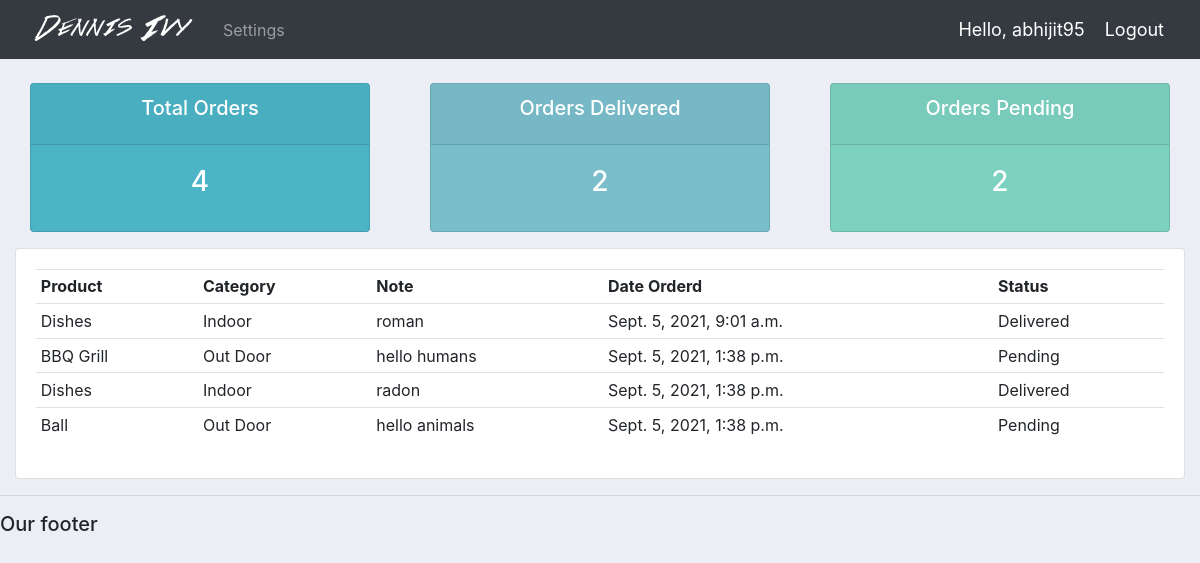
Page /user/ (signed in) on the committed database.
### basicapp/models.py (models this page shows)
class Order(models.Model):
    STATUS = (
        ('Pending','Pending'),
        ('Out for delivery','Out for delivery'),
        ('Delivered','Delivered'),
        )
    customer = models.ForeignKey(Customer , null=True , on_delete= models.SET_NULL)
    product = models.ForeignKey(Product , null=True , on_delete= models.SET_NULL)
    date_created = models.DateTimeField(auto_now_add=True, null=True)
    status = models.CharField(max_length=200, null=True, choices=STATUS)
    note = models.CharField(max_length=1000, null=True)
    def __str__(self):
        return self.product.name

class Product(models.Model):
    CATEGORY = (
                ('Indoor','Indoor'),
                ('Out Door','Out Door'),
                )
    name = models.CharField(max_length=200, null=True)
    price = models.FloatField(null=True)
    category = models.CharField(max_length=200,null=True,choices=CATEGORY)
    description = models.CharField(max_length=200, null=True, blank=True)
    date_created = models.DateTimeField(auto_now_add=True, null=True)
    tags = models.ManyToManyField(Tag)
    def __str__(self):
        return self.name

### basicapp/decorators.py (the view)
        def wrapper_func(request,*args,**kwargs):
            group = None
            if request.user.groups.exists():
                group = request.user.groups.all()[0].name
            if group in allowed_roles:
                return view_func(request,*args,**kwargs)
            else:
                return HttpResponse("You're not allowed to view this page")

### basicapp/views.py (called while the page is built)
@login_required(login_url='login')
@allowed_users(allowed_roles=['customer'])
def userPage(request):
	orders = request.user.customer.order_set.all()
	total_orders = orders.count()
	orders_delivered = orders.filter(status='Delivered').count()
	orders_pending = orders.filter(status='Pending').count()
	print('ORDERS:', orders)
	context = {'orders':orders, 'total_orders':total_orders,'orders_delivered':orders_delivered,'orders_pending':orders_pending}
	return render(request, 'basicapp/user.html', context)

### basicapp/templates/basicapp/user.html
{%  extends 'basicapp/main.html' %}
{% block content %}
{%  include 'basicapp/status.html' %}
<div class="row">
	<div class="col-md">
		<div class="card card-body">
			<table class="table table-sm">
				<tr>
					<th>Product</th>
					<th>Category</th>
					<th>Note</th>
					<th>Date Orderd</th>
					<th>Status</th>
				</tr>
				{% for order in orders %}
					<tr>
						<td>{{ order.product }}</td>
						<td>{{ order.product.category }}</td>
						<td>{{ order.note }}</td>
						<td>{{ order.date_created }}</td>
						<td>{{ order.status }}</td>
					</tr>
				{% endfor %}
			</table>
		</div>
	</div>
</div>
{% endblock content %}

### basicapp/templates/basicapp/navbar.html (shortened to what this page needs)
{% load static %}
<nav class="navbar navbar-expand-lg navbar-dark bg-dark">
  <img src="{% static 'images/logo.png' %}" alt="Gourab Sarkar">
  <div class="collapse navbar-collapse" id="navbarNav">
    <ul class="navbar-nav">
      {% if request.user.is_staff %}
        <li class="nav-item active">
          <a class="nav-link" href="{% url 'home' %}">Dashboard</a>
        </li>
        <li class="nav-item">
          <a class="nav-link" href="{% url 'products' %}">Products</a>
        </li>
        {% else %}
       <li class="nav-item">
        <a class="nav-link" href="{% url 'account' %}">Settings</a>
      </li>
      {% endif %}
    </ul>
  </div>
  <span class="vodor" >Hello, {{ request.user }}</span>
  <span ><a class="vodor" href="{% url 'logout' %}">Logout</a></span>
</nav>

### static/css/main.css (style rules this page uses)
body { background-color: #ebeff5; }

### basicapp/templates/basicapp/navbar.html (style rules this page uses)
.vodor { font-size: 18px; color: #fff; margin-right: 20px; }

### rows in the picture
Order: product "Dishes", product.category "Indoor", note "roman", date_created "Sept. 5, 2021, 9:01 a.m.", status "Delivered"
Order: product "BBQ Grill", product.category "Out Door", note "hello humans", date_created "Sept. 5, 2021, 1:38 p.m.", status "Pending"
Order: product "Dishes", product.category "Indoor", note "radon", date_created "Sept. 5, 2021, 1:38 p.m.", status "Delivered"
Order: product "Ball", product.category "Out Door", note "hello animals", date_created "Sept. 5, 2021, 1:38 p.m.", status "Pending"

### other values in the picture
{{ request.user }} "abhijit95"
{{ total_orders }} "4"
{{ orders_delivered }} "2"
{{ orders_pending }} "2"
